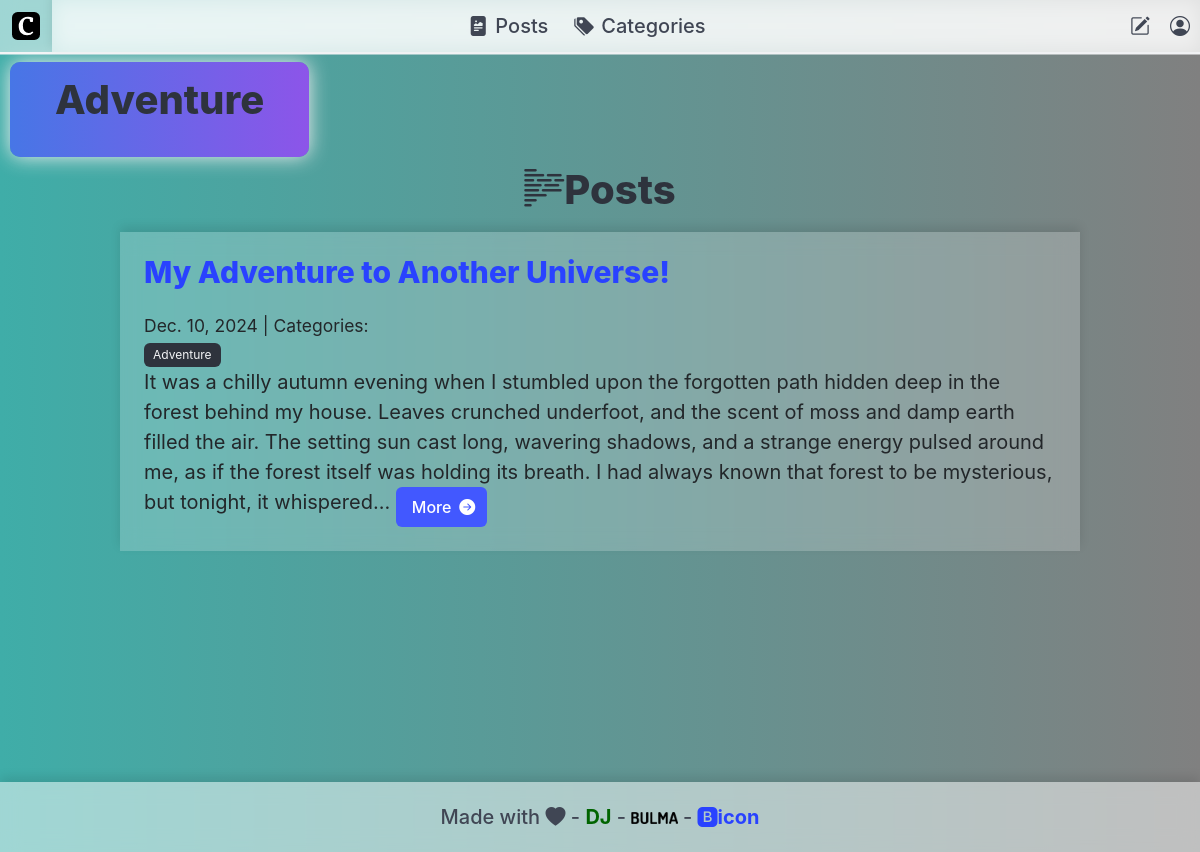
The page /category/Adventure/ on the database its author committed.
### blog/models.py (models this page shows, shortened)
class Category(models.Model):
    name = models.CharField(max_length=30)
    class Meta:
        verbose_name_plural = "categories"

class Post(models.Model):
    title = models.CharField(max_length=255)
    body = models.TextField()
    created_on = models.DateTimeField(auto_now_add=True)
    last_modified = models.DateTimeField(auto_now=True)
    author = models.ForeignKey(settings.AUTH_USER_MODEL, on_delete=models.CASCADE, default=1)  # Replace 1 with a valid user ID
    categories = models.ManyToManyField('Category', related_name='posts')
    love_reactions = models.ManyToManyField(settings.AUTH_USER_MODEL, related_name='loved_posts', blank=True)

### blog/views.py (the view)
# urls.py: path("category/<category>/", views.blog_category, name="blog_category"),
def blog_category(request, category):
    posts = Post.objects.filter(
        categories__name__contains=category
    ).order_by("-created_on")
    context = {
        "category":category,
        "posts":posts,
    }
    return render(request, "blog/category.html", context)

### blog/templates/blog/category.html (shortened to what this page needs)
{% extends "blog/index.html" %}
{% block page_title %}
    <div class="title-box-container">
        <button class="page-title-button">
                <h1 class="title is-2">{{ category }}</h1>
        </button>
    </div>
{% endblock page_title %}

### blog/templates/blog/index.html (shortened to what this page needs)
{% extends "base.html" %}
{% block page_title %}
            {% load static %}
{% endblock page_title %}
{% block page_content %}
    <div class="container has-text-centered">
    <div class="container ">
                <h1 class="title is-2"><i class="bi bi-body-text"></i>Posts</h1></div>
    </div>
    {% block posts %}
        <div class="container ">
        {% for post in posts %}
            <div class="blur-white ">
            <h3><a href="{% url 'blog_detail' post.pk %}"> {{ post.title }} </a></h3>
            <small>
                {{ post.created_on.date }} | Categories:
                <div class="tags">
                {% for category in post.categories.all %}
                    <a href="{% url 'blog_category' category.name %}">
                        <span class="tag is-dark">{{ category.name }}</span>
                    </a>
                {% endfor %}
            </div>
            </small>
            <p>{{ post.body | slice:":400" }}...
                <a href="{% url 'blog_detail' post.pk %}">
                    <button class="button is-link ">
                    <span>More</span>
                    <span class="icon is-small">
                        <i class="bi bi-arrow-right-circle-fill"></i>
                    </span>
                  </button>
                </a>
            </p>
            </div>
        {% endfor %}
    </div>
    {% endblock posts %}
{% endblock page_content %}

### static/css/base.css (style rules this page uses)
.ColorX { height: 100vh; background: linear-gradient(to right, #3fada8, #808080); }
.blur-white { padding: 1.5rem; font-weight: normal; color: #23272a; backdrop-filter: blur(10px); background-color: rgba(255, 255, 255, 0.205); box-shadow: 0px -5px 10px rgba(0, 0, 0, 0.1); }
html, body { height: 100%; margin: 0; }
.page-title-button1, .page-title-button, .page-title-button2, .page-title-box { margin: 10px; padding: 15px 45px; text-align: center; transition: 0.5s; background-size: 200% auto; color: white; box-shadow: 0 0 20px #eee; border-radius: 10px; display: block; }
.page-title-button { background-image: linear-gradient(to right, #4776E6 0%, #8E54E9 51%, #4776E6 100%); }

### rows shown on the page
Category: name "Adventure"
Post: title "My Adventure to Another Universe!", created_on "Dec. 10, 2024", body "It was a chilly autumn evening when I stumbled upon the forgotten path hidden deep in the forest behind my house. Leaves crunched underfoot, and the scent of moss and damp earth filled the air. The setting sun cast long, wavering shadows, and a strange energy pulsed around me, as if the forest itself was holding its breath. I had always known that forest to be mysterious, but tonight, it whispered"
